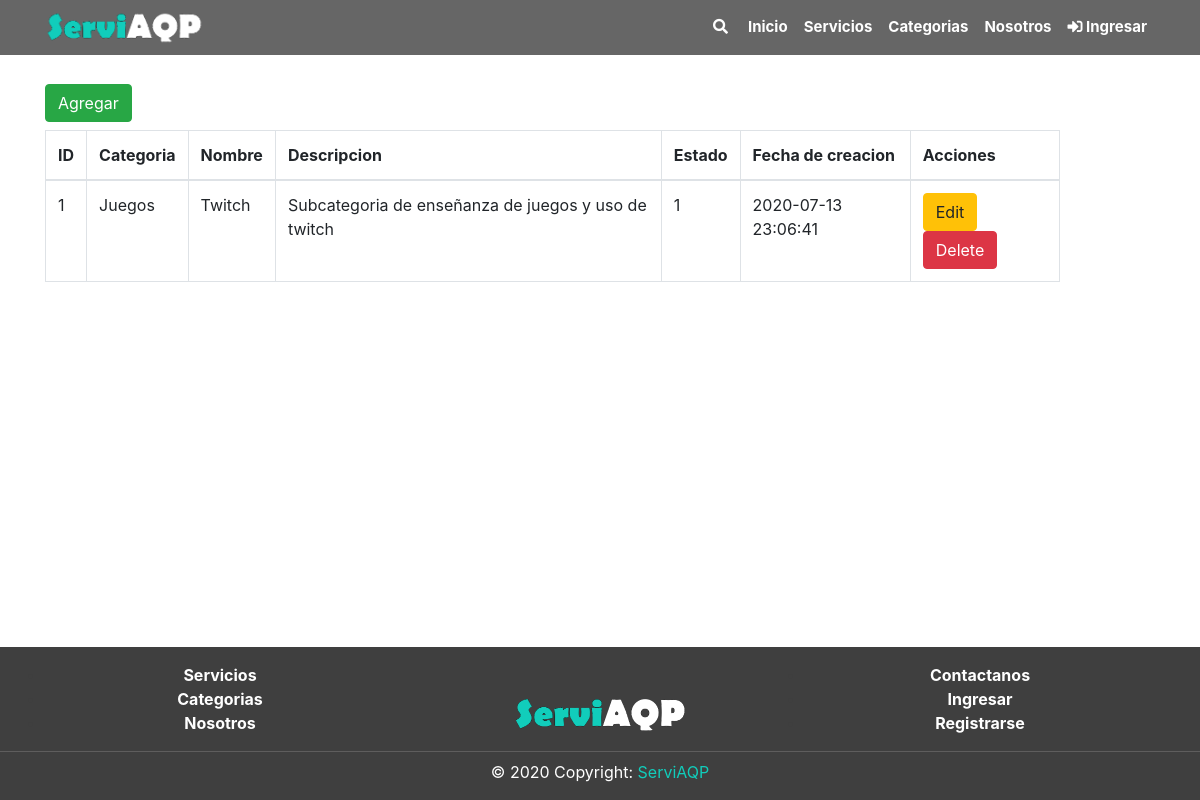
The app's page /subcategorias/index.php, older data.
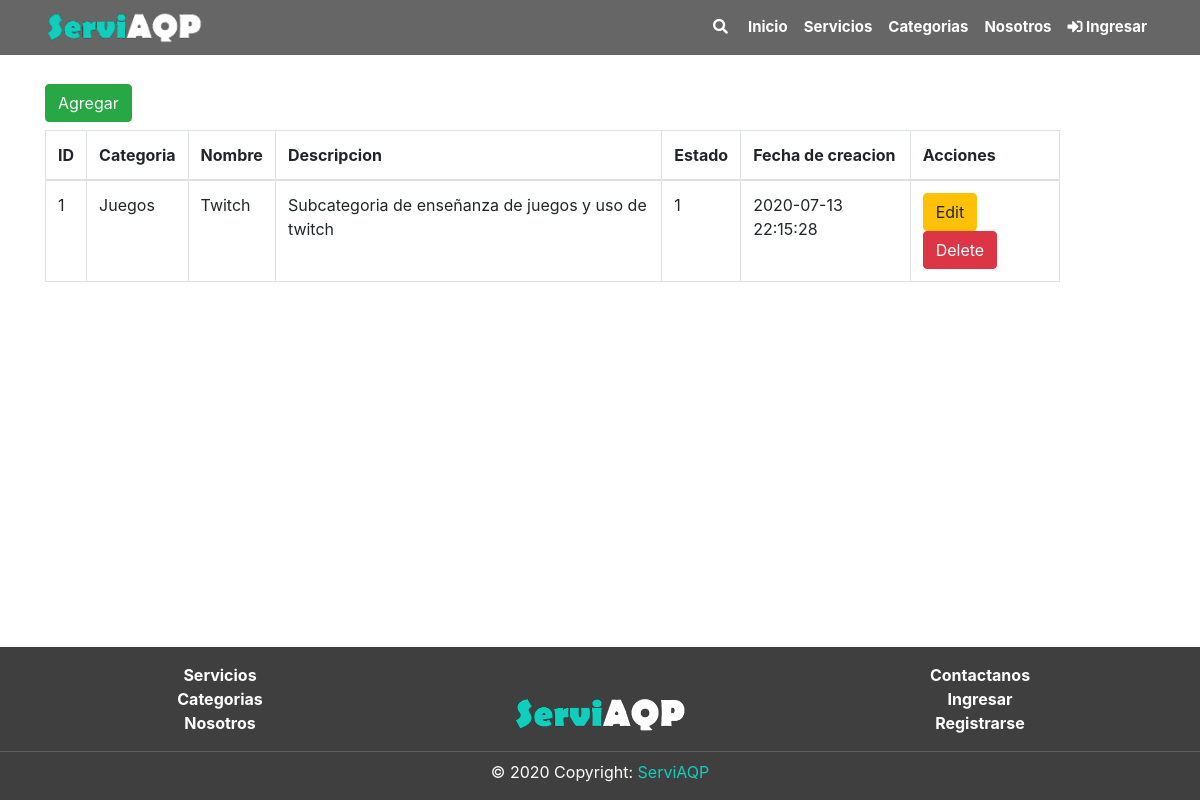
The same page, newer data.
### tables this page shows
CREATE TABLE `subcategoria` (
  `SubCatId` int(11) NOT NULL,
  `SubCatCatId` int(11) NOT NULL,
  `SubCatNom` varchar(50) NOT NULL,
  `SubCatDes` text NOT NULL,
  `SubCatEstReg` int(11) NOT NULL DEFAULT 1,
  `SubCatFecCre` timestamp NOT NULL DEFAULT current_timestamp() ON UPDATE current_timestamp()
);

CREATE TABLE `categoria` (
  `CatId` int(11) NOT NULL,
  `CatNom` varchar(60) NOT NULL,
  `CatDes` text NOT NULL,
  `CatEstReg` int(1) NOT NULL DEFAULT 1,
  `CatFecCre` timestamp NOT NULL DEFAULT current_timestamp() ON UPDATE current_timestamp()
);

### subcategorias/index.php (the view, shortened to what this page needs)
<?php
    include("../includes/header.php");
?>
<div class="section">
    <div class="container pt-4">
	<div class="row">
		<div class="col-md-2">
		<?php
			include("crud_subcategoria/add.php");
		?>
		</div>
		<div class="col-md-11 pt-2">
			<table class='table table-bordered'>
				<thead>
                    <th>ID</th>
                    <th>Categoria</th>
					<th>Nombre</th>
					<th>Descripcion</th>
					<th>Estado</th>
					<th>Fecha de creacion</th>
					<th>Acciones</th>
				</thead>
				<tbody>
				<?php
				$query = "SELECT  `SubCatId`,`CatNom`,`SubCatNom`,`SubCatDes`,`SubCatEstReg`, `SubCatFecCre` FROM\n"
                . "    subcategoria t1\n"
                . "INNER JOIN categoria t2 \n"
                . "    ON t1.SubCatCatId = t2.CatId";
				$resultProduct= mysqli_query($conn, $query);
				while($row= mysqli_fetch_array($resultProduct)){
				?>
					<tr>
                        <td><?php echo $row['SubCatId']?></td>
                        <td><?php echo $row['CatNom']?></td>
						<td><?php echo $row['SubCatNom']?></td>
						<td><?php echo $row['SubCatDes']?></td>
						<td><?php echo $row['SubCatEstReg']?></td>
						<td><?php echo $row['SubCatFecCre']?></td>
						<td>
							<a href="crud_subcategoria/edit.php?id=<?php echo $row['SubCatId']?>" class="btn btn-warning">
								Edit
							</a>
							<a href="crud_subcategoria/delete.php?id=<?php echo $row['SubCatId']?>" class="btn btn-danger">
								Delete
							</a>
						</td>
					</tr>
				<?php } ?>
				</tbody>
			</table>
		</div>
	</div>
</div>
</div>
<?php
    include("../includes/footer.php");
?>

Row changes from the older to the newer data that the page shows:
changed subcategoria "Twitch": SubCatFecCre "2020-07-13 23:06:41" → "2020-07-13 22:15:28"
